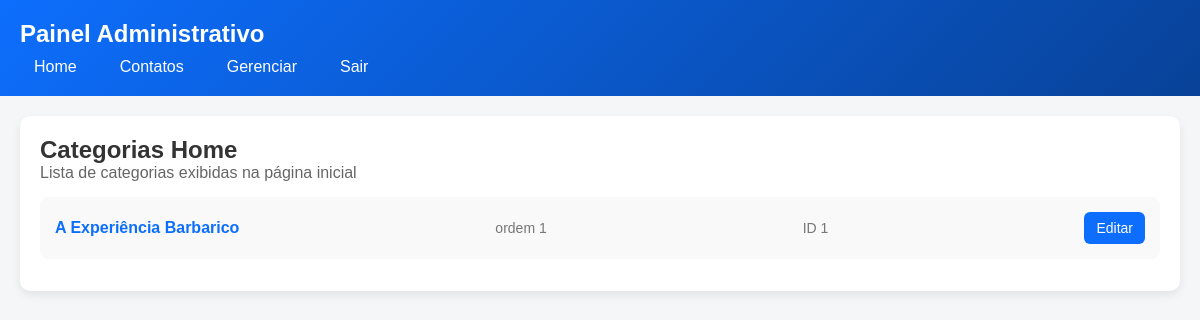
The page /painel/home/ on the database its author committed.
### loja/models.py (models this page shows, shortened)
class HomeCategoria(models.Model):
    nome = models.CharField(
        max_length=100,
        help_text="Nome da categoria da home"
    )
    ordem = models.IntegerField(
        default=0,
        help_text="Ordem de exibição"
    )
    ativo = models.BooleanField(default=True, help_text="Bloco ativo")

### painel/views.py (the view)
# urls.py: path("home/", HomeCategoriaListView.as_view(), name="home-categorias"),
class HomeCategoriaListView(ListView):
    model = HomeCategoria
    template_name = "painel/categoria_home_list.html"
    context_object_name = "categorias"
    ordering = ["ordem"]

### loja/templates/painel/categoria_home_list.html (shortened to what this page needs)
{% extends "painel/base.html" %}
{% block content %}
<div class="card">
  <h2>Categorias Home</h2>
  <p style="color:#666; margin-bottom:15px;">
    Lista de categorias exibidas na página inicial
  </p>
  <ul style="list-style:none; padding:0;">
    {% for c in categorias %}
      <li style="
        background:#f9f9f9;
        padding:15px;
        border-radius:8px;
        margin-bottom:12px;
        display:flex;
        justify-content:space-between;
        align-items:center;
      ">
        <a href="{% url 'painel:home-blocos' c.id %}"
           style="
             font-weight:600;
             color:#0d6efd;
             text-decoration:none;
           ">
          {{ c.nome }}
        </a>
        <span style="color:#777; font-size:14px;">
          ordem {{ c.ordem }}
        </span>
        <span style="color:#777; font-size:14px;">
          ID {{ c.id }}
        </span>
        <a href="{% url 'painel:home-categorias-edit' c.id %}"
             style="
               background:#0d6efd;
               color:#fff;
               padding:8px 12px;
               border-radius:6px;
               text-decoration:none;
               font-size:14px;
             ">
            Editar
          </a>
        </div>
    {% empty %}
      <li style="color:#777;">
        Nenhuma categoria cadastrada.
      </li>
    {% endfor %}
{% endblock %}

### loja/templates/painel/base.html (style rules this page uses)
* { margin: 0; padding: 0; box-sizing: border-box; font-family: Arial, Helvetica, sans-serif; }
body { background-color: #f4f6f8; color: #333; min-height: 100vh; }
.card { background-color: #fff; padding: 20px; border-radius: 10px; box-shadow: 0 4px 10px rgba(0,0,0,0.08); margin-bottom: 20px; }

### rows shown on the page
HomeCategoria: nome "A Experiência Barbarico", ordem "1", id "1"
